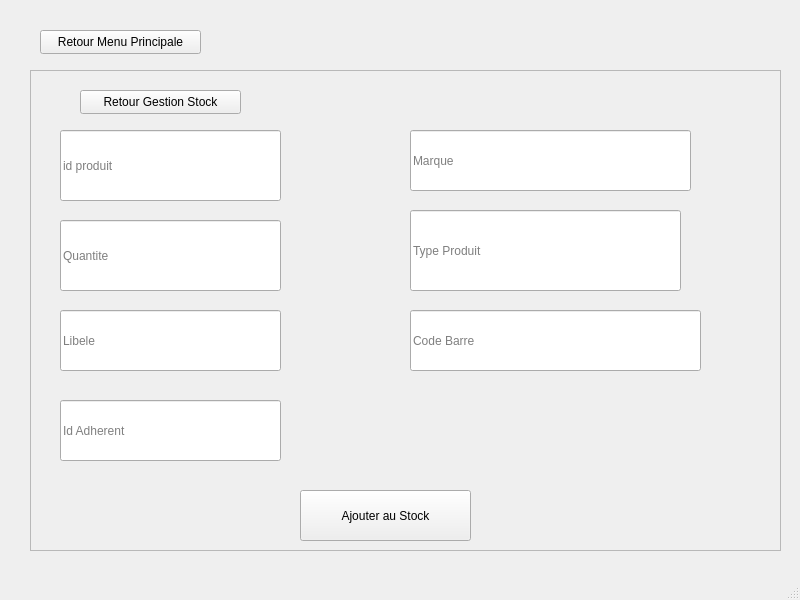
<?xml version="1.0" encoding="UTF-8"?>
<ui version="4.0">
 <class>ajouterProduit</class>
 <widget class="QMainWindow" name="ajouterProduit">
  <property name="geometry">
   <rect>
    <x>0</x>
    <y>0</y>
    <width>800</width>
    <height>600</height>
   </rect>
  </property>
  <property name="windowTitle">
   <string>MainWindow</string>
  </property>
  <widget class="QWidget" name="centralwidget">
   <widget class="QFrame" name="frame">
    <property name="geometry">
     <rect>
      <x>30</x>
      <y>70</y>
      <width>751</width>
      <height>481</height>
     </rect>
    </property>
    <property name="frameShape">
     <enum>QFrame::StyledPanel</enum>
    </property>
    <property name="frameShadow">
     <enum>QFrame::Raised</enum>
    </property>
    <widget class="QPushButton" name="pushButton_8">
     <property name="geometry">
      <rect>
       <x>270</x>
       <y>420</y>
       <width>171</width>
       <height>51</height>
      </rect>
     </property>
     <property name="text">
      <string>Ajouter au Stock</string>
     </property>
    </widget>
    <widget class="QLineEdit" name="lineEdit">
     <property name="geometry">
      <rect>
       <x>30</x>
       <y>60</y>
       <width>221</width>
       <height>71</height>
      </rect>
     </property>
     <property name="placeholderText">
      <string>id produit</string>
     </property>
    </widget>
    <widget class="QLineEdit" name="lineEdit_2">
     <property name="geometry">
      <rect>
       <x>380</x>
       <y>60</y>
       <width>281</width>
       <height>61</height>
      </rect>
     </property>
     <property name="placeholderText">
      <string>Marque</string>
     </property>
    </widget>
    <widget class="QLineEdit" name="lineEdit_3">
     <property name="geometry">
      <rect>
       <x>30</x>
       <y>150</y>
       <width>221</width>
       <height>71</height>
      </rect>
     </property>
     <property name="placeholderText">
      <string>Quantite</string>
     </property>
    </widget>
    <widget class="QLineEdit" name="lineEdit_4">
     <property name="geometry">
      <rect>
       <x>30</x>
       <y>240</y>
       <width>221</width>
       <height>61</height>
      </rect>
     </property>
     <property name="placeholderText">
      <string>Libele</string>
     </property>
    </widget>
    <widget class="QLineEdit" name="lineEdit_5">
     <property name="geometry">
      <rect>
       <x>380</x>
       <y>140</y>
       <width>271</width>
       <height>81</height>
      </rect>
     </property>
     <property name="placeholderText">
      <string>Type Produit</string>
     </property>
    </widget>
    <widget class="QLineEdit" name="lineEdit_6">
     <property name="geometry">
      <rect>
       <x>380</x>
       <y>240</y>
       <width>291</width>
       <height>61</height>
      </rect>
     </property>
     <property name="placeholderText">
      <string>Code Barre</string>
     </property>
    </widget>
    <widget class="QPushButton" name="pushButton_3">
     <property name="geometry">
      <rect>
       <x>50</x>
       <y>20</y>
       <width>161</width>
       <height>24</height>
      </rect>
     </property>
     <property name="text">
      <string>Retour Gestion Stock</string>
     </property>
    </widget>
    <widget class="QLineEdit" name="lineEdit_7">
     <property name="geometry">
      <rect>
       <x>30</x>
       <y>330</y>
       <width>221</width>
       <height>61</height>
      </rect>
     </property>
     <property name="placeholderText">
      <string>Id Adherent</string>
     </property>
    </widget>
   </widget>
   <widget class="QPushButton" name="pushButton">
    <property name="geometry">
     <rect>
      <x>40</x>
      <y>30</y>
      <width>161</width>
      <height>24</height>
     </rect>
    </property>
    <property name="text">
     <string>Retour Menu Principale</string>
    </property>
   </widget>
  </widget>
  <widget class="QMenuBar" name="menubar">
   <property name="geometry">
    <rect>
     <x>0</x>
     <y>0</y>
     <width>800</width>
     <height>21</height>
    </rect>
   </property>
  </widget>
  <widget class="QStatusBar" name="statusbar"/>
 </widget>
 <resources/>
 <connections/>
</ui>
